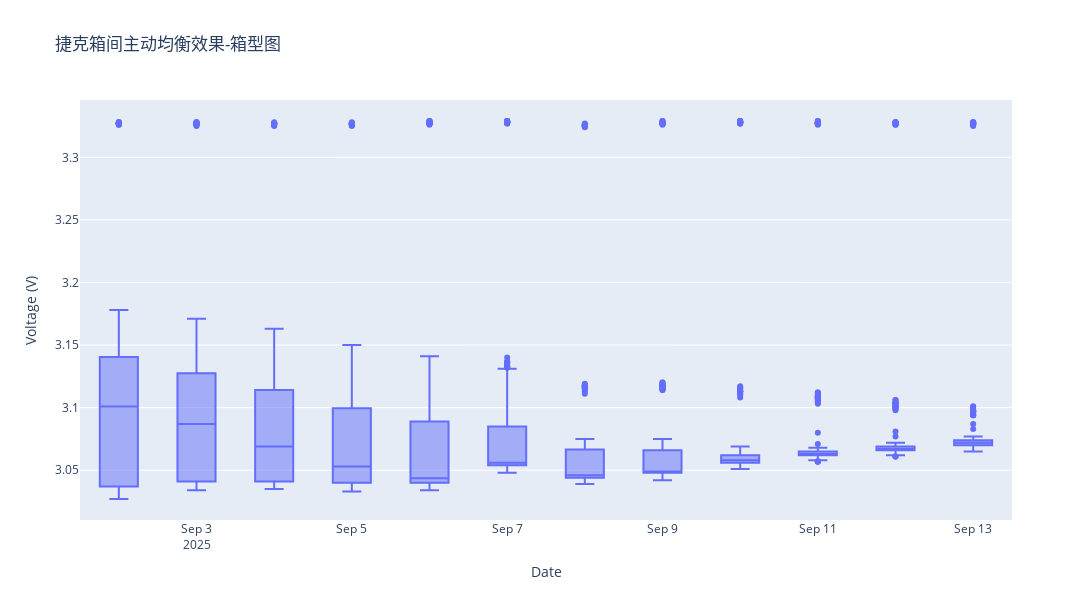

The notebook cell this image was saved under:
### Code cell
fig_multi_box = px.box(
    df_first_data,
    # points="all",    
    title="捷克箱间主动均衡效果-箱型图",
    width=1200,
    height=600
)
fig_multi_box.update_layout(xaxis_title="Date", yaxis_title="Voltage (V)")
fig_multi_box.show()

### Figure 1 — Plotly figure (JSON) as saved in the notebook; plotly's stock layout.template omitted (floating-point values rounded to 4 significant figures; data arrays with more than 128 entries replaced by an {"elided": "..."} marker saying what was removed)
{"data": [{"alignmentgroup": "True", "hovertemplate": "采集时间=%{x}<br>value=%{y}<extra></extra>", "legendgroup": "", "marker": {"color": "#636efa"}, "name": "", "notched": false, "offsetgroup": "", "orientation": "v", "showlegend": false, "type": "box", "x": {"elided": "2880 str values"}, "x0": " ", "xaxis": "x", "y": {"elided": "2880 float values"}, "y0": " ", "yaxis": "y"}], "layout": {"boxmode": "group", "height": 600, "legend": {"tracegroupgap": 0}, "title": {"text": "捷克箱间主动均衡效果-箱型图"}, "width": 1200, "xaxis": {"anchor": "y", "domain": [0, 1], "title": {"text": "Date"}}, "yaxis": {"anchor": "x", "domain": [0, 1], "title": {"text": "Voltage (V)"}}}}
